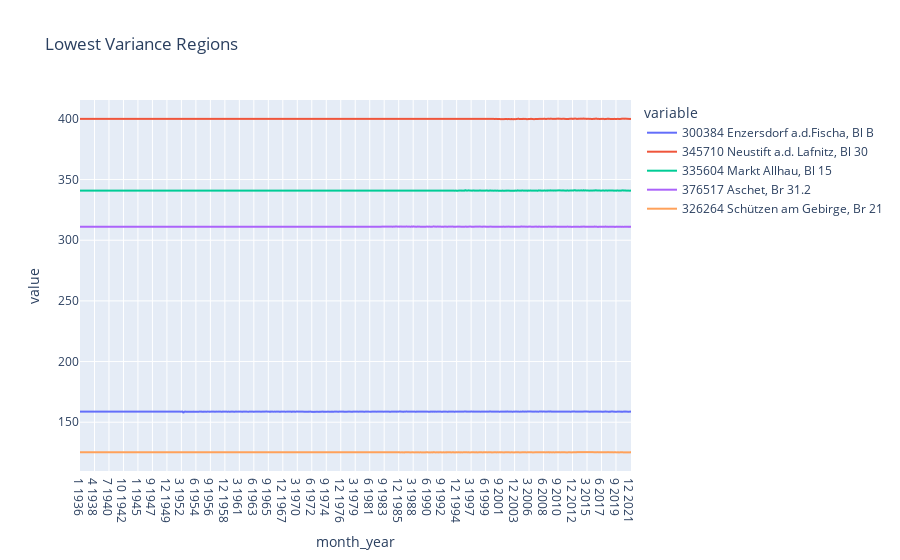

The notebook cell saved with this chart:
### Code cell
fig = px.line(base_df, x="month_year", y=bot_5_variance_regions.index, title='Lowest Variance Regions')
fig.show()

### Figure 1 — Plotly figure (JSON) as saved in the notebook; plotly's stock layout.template omitted (floating-point values rounded to 4 significant figures; data arrays with more than 128 entries replaced by an {"elided": "..."} marker saying what was removed)
{"data": [{"hovertemplate": "variable=300384 Enzersdorf a.d.Fischa, Bl B<br>month_year=%{x}<br>value=%{y}<extra></extra>", "legendgroup": "300384 Enzersdorf a.d.Fischa, Bl B", "line": {"color": "#636efa", "dash": "solid"}, "marker": {"symbol": "circle"}, "mode": "lines", "name": "300384 Enzersdorf a.d.Fischa, Bl B", "showlegend": true, "type": "scattergl", "x": {"elided": "1028 str values"}, "xaxis": "x", "y": {"elided": "1028 float values"}, "yaxis": "y"}, {"hovertemplate": "variable=345710 Neustift a.d. Lafnitz, Bl 30<br>month_year=%{x}<br>value=%{y}<extra></extra>", "legendgroup": "345710 Neustift a.d. Lafnitz, Bl 30", "line": {"color": "#EF553B", "dash": "solid"}, "marker": {"symbol": "circle"}, "mode": "lines", "name": "345710 Neustift a.d. Lafnitz, Bl 30", "showlegend": true, "type": "scattergl", "x": {"elided": "1028 str values"}, "xaxis": "x", "y": {"elided": "1028 float values"}, "yaxis": "y"}, {"hovertemplate": "variable=335604 Markt Allhau, Bl 15<br>month_year=%{x}<br>value=%{y}<extra></extra>", "legendgroup": "335604 Markt Allhau, Bl 15", "line": {"color": "#00cc96", "dash": "solid"}, "marker": {"symbol": "circle"}, "mode": "lines", "name": "335604 Markt Allhau, Bl 15", "showlegend": true, "type": "scattergl", "x": {"elided": "1028 str values"}, "xaxis": "x", "y": {"elided": "1028 float values"}, "yaxis": "y"}, {"hovertemplate": "variable=376517 Aschet, Br 31.2<br>month_year=%{x}<br>value=%{y}<extra></extra>", "legendgroup": "376517 Aschet, Br 31.2", "line": {"color": "#ab63fa", "dash": "solid"}, "marker": {"symbol": "circle"}, "mode": "lines", "name": "376517 Aschet, Br 31.2", "showlegend": true, "type": "scattergl", "x": {"elided": "1028 str values"}, "xaxis": "x", "y": {"elided": "1028 float values"}, "yaxis": "y"}, {"hovertemplate": "variable=326264 Schützen am Gebirge, Br 21<br>month_year=%{x}<br>value=%{y}<extra></extra>", "legendgroup": "326264 Schützen am Gebirge, Br 21", "line": {"color": "#FFA15A", "dash": "solid"}, "marker": {"symbol": "circle"}, "mode": "lines", "name": "326264 Schützen am Gebirge, Br 21", "showlegend": true, "type": "scattergl", "x": {"elided": "1028 str values"}, "xaxis": "x", "y": {"elided": "1028 float values"}, "yaxis": "y"}], "layout": {"legend": {"title": {"text": "variable"}, "tracegroupgap": 0}, "title": {"text": "Lowest Variance Regions"}, "xaxis": {"anchor": "y", "domain": [0, 1], "title": {"text": "month_year"}}, "yaxis": {"anchor": "x", "domain": [0, 1], "title": {"text": "value"}}}}
